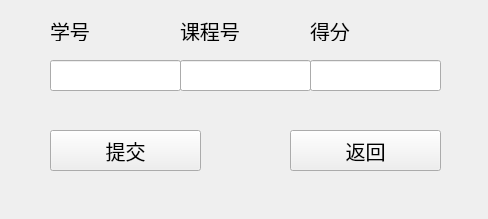
<?xml version="1.0" encoding="UTF-8"?>
<ui version="4.0">
 <class>Form</class>
 <widget class="QWidget" name="Form">
  <property name="geometry">
   <rect>
    <x>0</x>
    <y>0</y>
    <width>488</width>
    <height>219</height>
   </rect>
  </property>
  <property name="minimumSize">
   <size>
    <width>488</width>
    <height>219</height>
   </size>
  </property>
  <property name="maximumSize">
   <size>
    <width>488</width>
    <height>219</height>
   </size>
  </property>
  <property name="windowTitle">
   <string>Form</string>
  </property>
  <widget class="QLineEdit" name="lineEdit_1">
   <property name="geometry">
    <rect>
     <x>50</x>
     <y>60</y>
     <width>131</width>
     <height>31</height>
    </rect>
   </property>
  </widget>
  <widget class="QLineEdit" name="lineEdit_2">
   <property name="geometry">
    <rect>
     <x>180</x>
     <y>60</y>
     <width>131</width>
     <height>31</height>
    </rect>
   </property>
  </widget>
  <widget class="QLineEdit" name="lineEdit_3">
   <property name="geometry">
    <rect>
     <x>310</x>
     <y>60</y>
     <width>131</width>
     <height>31</height>
    </rect>
   </property>
  </widget>
  <widget class="QPushButton" name="add_Button">
   <property name="geometry">
    <rect>
     <x>50</x>
     <y>130</y>
     <width>151</width>
     <height>41</height>
    </rect>
   </property>
   <property name="font">
    <font>
     <family>楷体</family>
     <pointsize>15</pointsize>
    </font>
   </property>
   <property name="text">
    <string>提交</string>
   </property>
  </widget>
  <widget class="QPushButton" name="back_Button">
   <property name="geometry">
    <rect>
     <x>290</x>
     <y>130</y>
     <width>151</width>
     <height>41</height>
    </rect>
   </property>
   <property name="font">
    <font>
     <family>楷体</family>
     <pointsize>15</pointsize>
    </font>
   </property>
   <property name="text">
    <string>返回</string>
   </property>
  </widget>
  <widget class="QLabel" name="label">
   <property name="geometry">
    <rect>
     <x>50</x>
     <y>20</y>
     <width>81</width>
     <height>21</height>
    </rect>
   </property>
   <property name="font">
    <font>
     <family>楷体</family>
     <pointsize>15</pointsize>
    </font>
   </property>
   <property name="text">
    <string>学号</string>
   </property>
  </widget>
  <widget class="QLabel" name="label_2">
   <property name="geometry">
    <rect>
     <x>180</x>
     <y>20</y>
     <width>81</width>
     <height>21</height>
    </rect>
   </property>
   <property name="font">
    <font>
     <family>楷体</family>
     <pointsize>15</pointsize>
    </font>
   </property>
   <property name="text">
    <string>课程号</string>
   </property>
  </widget>
  <widget class="QLabel" name="label_3">
   <property name="geometry">
    <rect>
     <x>310</x>
     <y>20</y>
     <width>81</width>
     <height>21</height>
    </rect>
   </property>
   <property name="font">
    <font>
     <family>楷体</family>
     <pointsize>15</pointsize>
    </font>
   </property>
   <property name="text">
    <string>得分</string>
   </property>
  </widget>
 </widget>
 <resources/>
 <connections/>
</ui>
